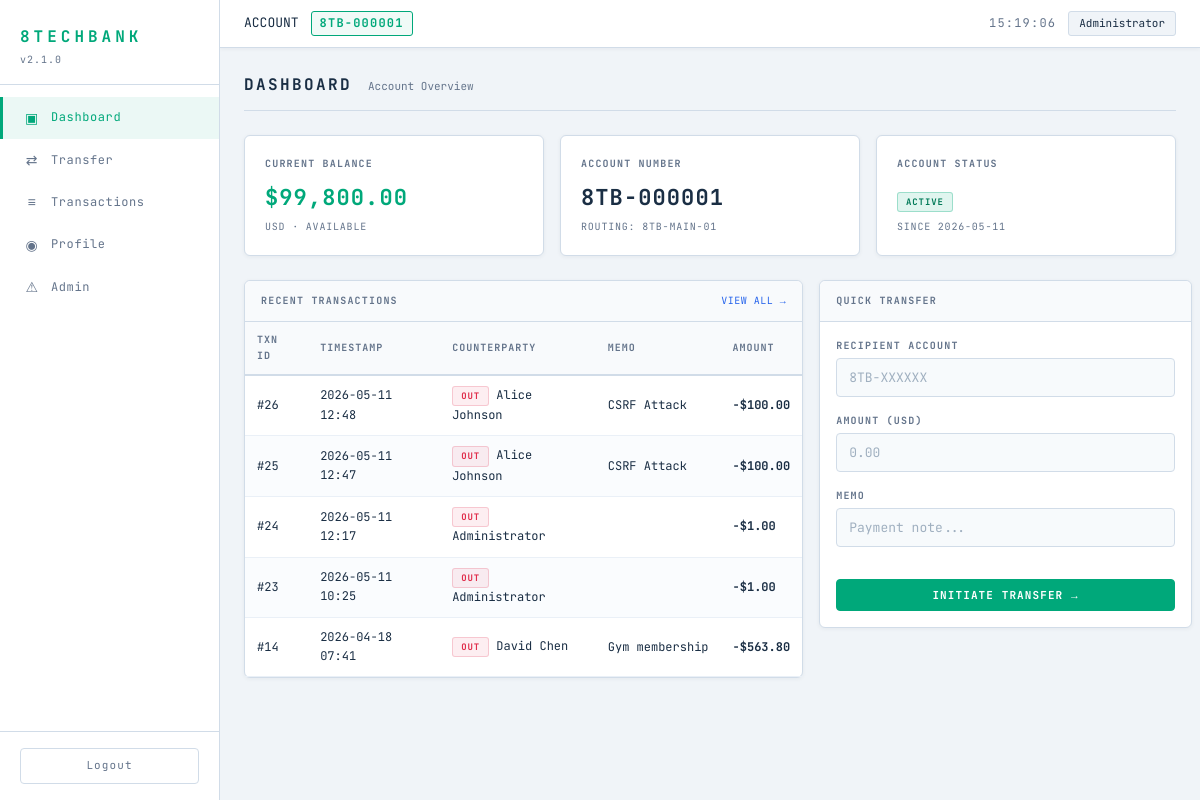
The app's page /dashboard (signed in) with its own data.
### tables this page shows
CREATE TABLE users (
    id INTEGER PRIMARY KEY AUTOINCREMENT,
    username TEXT NOT NULL UNIQUE,
    email TEXT NOT NULL UNIQUE,
    password TEXT NOT NULL,
    display_name TEXT NOT NULL,
    account_number TEXT NOT NULL UNIQUE,
    balance REAL NOT NULL DEFAULT 1000.00,
    role TEXT NOT NULL DEFAULT 'user',
    created_at TIMESTAMP DEFAULT CURRENT_TIMESTAMP
);

CREATE TABLE transactions (
    id INTEGER PRIMARY KEY AUTOINCREMENT,
    sender_id INTEGER NOT NULL,
    receiver_id INTEGER NOT NULL,
    amount REAL NOT NULL,
    memo TEXT DEFAULT '',
    timestamp TIMESTAMP DEFAULT CURRENT_TIMESTAMP,
    FOREIGN KEY (sender_id) REFERENCES users(id),
    FOREIGN KEY (receiver_id) REFERENCES users(id)
);

### routes/dashboard.py (the view)
@dashboard_bp.route('/dashboard')
def dashboard():
    if 'user_id' not in session:
        return redirect(url_for('auth.login'))
    user_id = session['user_id']
    conn = get_db()
    user = conn.execute('SELECT * FROM users WHERE id = ?', (user_id,)).fetchone()
    txns = conn.execute(
        "SELECT t.*, "
        "s.display_name AS sender_name, s.account_number AS sender_acct, "
        "r.display_name AS receiver_name, r.account_number AS receiver_acct "
        "FROM transactions t "
        "JOIN users s ON t.sender_id = s.id "
        "JOIN users r ON t.receiver_id = r.id "
        "WHERE t.sender_id = ? OR t.receiver_id = ? "
        "ORDER BY t.timestamp DESC LIMIT 5",
        (user_id, user_id),
    ).fetchall()
    conn.close()
    resp = make_response(render_template('dashboard.html', user=user, transactions=txns))
    resp.headers['Cache-Control'] = 'no-store, no-cache, must-revalidate, max-age=0'
    resp.headers['Pragma'] = 'no-cache'
    resp.headers['Expires'] = '0'
    return resp

### database.py (called while the page is built)
def get_db():
    conn = sqlite3.connect(DATABASE_PATH)
    conn.row_factory = sqlite3.Row
    return conn

### templates/dashboard.html (shortened to what this page needs)
{% extends "base.html" %}
{% block content %}
<div class="page-header">
    <h2 class="page-title">DASHBOARD</h2>
    <span class="page-subtitle">Account Overview</span>
</div>
<div class="stat-grid">
    <div class="stat-card">
        <div class="micro-label">CURRENT BALANCE</div>
        <div class="stat-value accent" id="balanceCounter" data-balance="{{ user.balance }}">$0.00</div>
        <div class="stat-meta">USD · AVAILABLE</div>
    </div>
    <div class="stat-card">
        <div class="micro-label">ACCOUNT NUMBER</div>
        <div class="stat-value mono">{{ user.account_number }}</div>
        <div class="stat-meta">ROUTING: 8TB-MAIN-01</div>
    </div>
    <div class="stat-card">
        <div class="micro-label">ACCOUNT STATUS</div>
        <div class="stat-value"><span class="badge badge-active">ACTIVE</span></div>
        <div class="stat-meta">SINCE {{ user.created_at[:10] }}</div>
    </div>
</div>
<div class="split-layout">
    <div class="split-left">
        <div class="card">
            <div class="card-header">
                <span class="micro-label">RECENT TRANSACTIONS</span>
                <a href="{{ url_for('transactions.transactions') }}" class="card-link">VIEW ALL →</a>
            </div>
            <table class="data-table">
                <thead>
                    <tr>
                        <th>TXN ID</th>
                        <th>TIMESTAMP</th>
                        <th>COUNTERPARTY</th>
                        <th>MEMO</th>
                        <th>AMOUNT</th>
                    </tr>
                </thead>
                <tbody>
                    {% for txn in transactions %}
                    <tr>
                        <td class="mono">#{{ txn.id }}</td>
                        <td class="muted">{{ txn.timestamp[:16] }}</td>
                        <td>
                            {% if txn.sender_id == user.id %}
                                <span class="badge badge-out">OUT</span> {{ txn.receiver_name }}
                            {% else %}
                                <span class="badge badge-in">IN</span> {{ txn.sender_name }}
                            {% endif %}
                        </td>
                        <td class="memo-cell">{{ txn.memo | safe }}</td>
                        <td class="{% if txn.sender_id == user.id %}amount-out{% else %}amount-in{% endif %}">
                            {% if txn.sender_id == user.id %}-{% else %}+{% endif %}${{ "%.2f"|format(txn.amount) }}
                        </td>
                    </tr>
                    {% else %}
                    <tr><td colspan="5" class="muted center">No transactions yet.</td></tr>
                    {% endfor %}
                </tbody>
            </table>
        </div>
    </div>
    <div class="split-right">
        <div class="card">
            <div class="card-header">
                <span class="micro-label">QUICK TRANSFER</span>
            </div>
            <form method="POST" action="{{ url_for('transfer.transfer') }}">
                <div class="form-group">
                    <label class="micro-label">RECIPIENT ACCOUNT</label>
                    <input type="text" name="recipient_account" class="form-input" placeholder="8TB-XXXXXX" id="quickRecipient">
                </div>
                <div class="form-group">
                    <label class="micro-label">AMOUNT (USD)</label>
                    <input type="number" name="amount" class="form-input" placeholder="0.00" step="0.01" min="0.01" id="quickAmount">
                </div>
                <div class="form-group">
                    <label class="micro-label">MEMO</label>
                    <input type="text" name="memo" class="form-input" placeholder="Payment note...">
                </div>
                <button type="submit" class="btn btn-primary btn-full">INITIATE TRANSFER →</button>
            </form>
        </div>
    </div>
</div>
{% endblock %}

### templates/base.html (shortened to what this page needs)
<!DOCTYPE html>
<html lang="en">
<head>
    <link rel="stylesheet" href="{{ url_for('static', filename='style.css') }}">
</head>
<body>
    <div class="layout">
        <aside class="sidebar">
            <div class="sidebar-header">
                <h1 class="logo">8TECHBANK</h1>
                <div class="version">v2.1.0</div>
            </div>
            <nav class="sidebar-nav">
                <a href="{{ url_for('dashboard.dashboard') }}" class="nav-item {% if request.endpoint == 'dashboard.dashboard' %}active{% endif %}">
                    <span class="nav-icon">▣</span>
                    <span>Dashboard</span>
                </a>
                <a href="{{ url_for('transfer.transfer') }}" class="nav-item {% if request.endpoint == 'transfer.transfer' %}active{% endif %}">
                    <span class="nav-icon">⇄</span>
                    <span>Transfer</span>
                </a>
                <a href="{{ url_for('transactions.transactions') }}" class="nav-item {% if request.endpoint == 'transactions.transactions' %}active{% endif %}">
                    <span class="nav-icon">≡</span>
                    <span>Transactions</span>
                </a>
                <a href="{{ url_for('profile.profile') }}" class="nav-item {% if request.endpoint == 'profile.profile' %}active{% endif %}">
                    <span class="nav-icon">◉</span>
                    <span>Profile</span>
                </a>
                {% if session.get('role') == 'admin' %}
                <a href="{{ url_for('admin.admin') }}" class="nav-item {% if request.endpoint == 'admin.admin' %}active{% endif %}">
                    <span class="nav-icon">⚠</span>
                    <span>Admin</span>
                </a>
                {% endif %}
            </nav>
            <div class="sidebar-footer">
                <a href="{{ url_for('auth.logout') }}" class="logout-btn">Logout</a>
            </div>
        </aside>
        <main class="main-content">
            <header class="topbar">
                <div class="topbar-left">
                    <span class="label">ACCOUNT</span>
                    <span class="account-badge">{{ session.account_number }}</span>
                </div>
                <div class="topbar-right">
                    <div class="clock" id="liveClock">--:--:--</div>
                    <div class="user-pill">{{ session.display_name }}</div>
                </div>
            </header>
            <div class="content">
                {% block content %}{% endblock %}
            </div>
        </main>
    </div>
</body>
</html>

### records on screen
users: account_number "8TB-000001", display_name "Administrator", created_at "2026-05-11"
transactions: id "26", timestamp "2026-05-11 12:48", receiver_name "Alice Johnson", memo "CSRF Attack", amount "100.00"
transactions: id "25", timestamp "2026-05-11 12:47", receiver_name "Alice Johnson", memo "CSRF Attack", amount "100.00"
transactions: id "24", timestamp "2026-05-11 12:17", receiver_name "Administrator", amount "1.00"
transactions: id "23", timestamp "2026-05-11 10:25", receiver_name "Administrator", amount "1.00"
transactions: id "14", timestamp "2026-04-18 07:41", receiver_name "David Chen", memo "Gym membership", amount "563.80"
